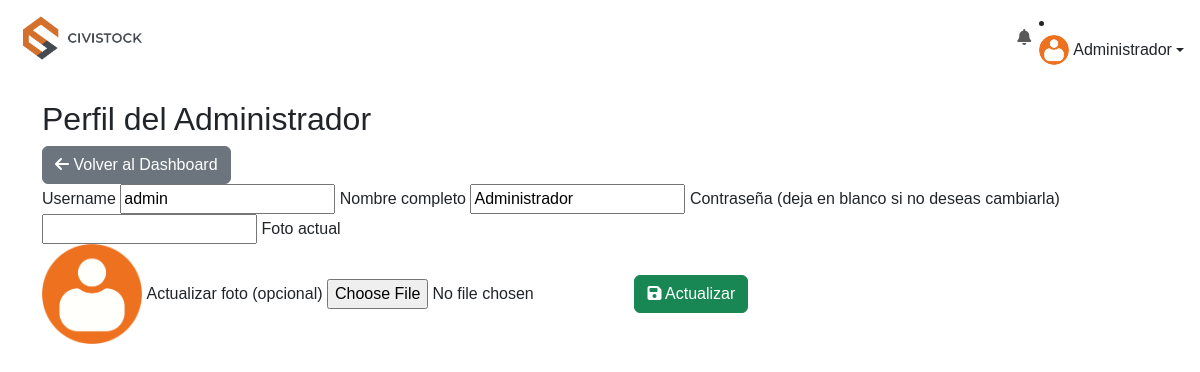
The page /admin/perfil (signed in) on the database its author committed.
### models.py (models this page shows, shortened)
class User(db.Model):
    __tablename__ = 'user'
    id = db.Column(db.Integer, primary_key=True)
    username = db.Column(db.String(80), unique=True, nullable=False)
    nombre = db.Column(db.String(120), nullable=False)
    password = db.Column(db.String(200), nullable=False)
    rol = db.Column(db.String(20), nullable=False)
    foto = db.Column(db.String(120), nullable=True, default='default.jpg')

### admin_routes.py (the view, shortened to what this page needs)
@admin_bp.route('/perfil', methods=['GET', 'POST'])
@admin_required
def perfil():
    usuario = User.query.filter_by(username=session['user']).first_or_404()
    return render_template('admin/perfil.html', usuario=usuario)

### admin_routes.py (called while the page is built)
def admin_required(f):
    @wraps(f)
    def decorated_function(*args, **kwargs):
        if 'user_role' not in session or session['user_role'] != 'ADMIN':
            flash('Acceso no autorizado', 'error')
            return redirect(url_for('login_page'))
        return f(*args, **kwargs)
    return decorated_function

### utils.py (called while the page is built)
def obtener_materiales_bajo_stock():
    return Material.query.filter(Material.stock <= Material.stock_minimo).all()

### templates/admin/perfil.html (shortened to what this page needs)
{% extends "base.html" %}
{% block content %}
  <h2>Perfil del Administrador</h2>
  <div class="actions-bar">
    <a href="{{ url_for('admin.dashboard') }}" class="btn btn-secondary">
      <i class="fas fa-arrow-left"></i> Volver al Dashboard
    </a>
  </div>
  <form method="POST" enctype="multipart/form-data" class="user-form">
    <label>Username</label>
    <input type="text" name="username" value="{{ usuario.username }}" readonly required>
    <label>Nombre completo</label>
    <input type="text" name="nombre" value="{{ usuario.nombre }}" required>
    <label>Contraseña (deja en blanco si no deseas cambiarla)</label>
    <input type="text" name="password">
    <label>Foto actual</label><br>
    {% if usuario.foto %}
      <img src="{{ url_for('static', filename='uploads/' ~ usuario.foto) }}" alt="Foto de {{ usuario.nombre }}" width="100">
    {% else %}
      <img src="{{ url_for('static', filename='uploads/default.png') }}" alt="Foto por defecto" width="100">
    {% endif %}
    <label>Actualizar foto (opcional)</label>
    <input type="file" name="foto">
    <button type="submit" class="btn btn-success">
      <i class="fas fa-save"></i> Actualizar
    </button>
  </form>
{% endblock %}

### templates/base.html (shortened to what this page needs)
<!DOCTYPE html>
<html lang="es">
<head>
    <link href="https://cdn.jsdelivr.net/npm/bootstrap@5.3.0/dist/css/bootstrap.min.css" rel="stylesheet">
    <link href="https://cdnjs.cloudflare.com/ajax/libs/font-awesome/6.5.0/css/all.min.css" rel="stylesheet">
    <link rel="stylesheet" href="{{ url_for('static', filename='style.css') }}">
</head>
<body>
    <nav class="navbar navbar-expand-lg navbar-white bg-white px-3">
        <a class="navbar-brand" href="{{ url_for(user_role.lower() + '.dashboard') }}">
            <img src="{{ url_for('static', filename='civistockresponsive.png') }}" alt="Logo" height="50">
        </a>
        <div class="collapse navbar-collapse" id="menuNav">
<ul class="navbar-nav">
    <li class="nav-item dropdown">
        <a class="nav-link position-relative" href="#" id="notifDropdown" role="button" data-bs-toggle="dropdown" aria-expanded="false">
            <i class="fas fa-bell"></i>
        </a>
    </li>
</ul>
                <li class="nav-item dropdown">
                    <a class="nav-link dropdown-toggle d-flex align-items-center" href="#" role="button" data-bs-toggle="dropdown">
                        <img src="{{ url_for('static', filename='uploads/' + (user_photo or 'default.jpg')) }}" alt="Foto" width="30" height="30" class="rounded-circle me-1">
                        {{ user_name }}
                    </a>
                </li>
        </div>
    </nav>
    <div class="container my-4">
        {% block content %}{% endblock %}
    </div>

### static/style.css (style rules this page uses)
body, html { margin: 0; padding: 0; height: 100%; font-family: 'Montserrat', sans-serif; }

### rows shown on the page
User: nombre "Administrador", username "admin", foto (placeholder picture)
